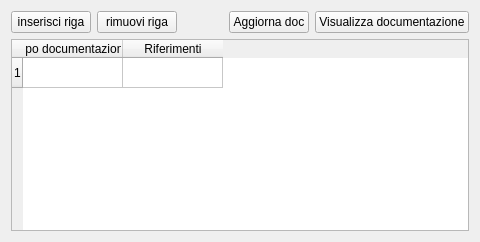
     <widget class="QWidget" name="tab_5">
      <attribute name="title">
       <string>Documentazione</string>
      </attribute>
      <layout class="QGridLayout" name="gridLayout_9">
       <item row="0" column="0">
        <layout class="QHBoxLayout" name="horizontalLayout_5">
         <item>
          <widget class="QPushButton" name="pushButton_insert_row_documentazione">
           <property name="font">
            <font>
             <pointsize>9</pointsize>
            </font>
           </property>
           <property name="text">
            <string>inserisci riga</string>
           </property>
          </widget>
         </item>
         <item>
          <widget class="QPushButton" name="pushButton_remove_row_documentazione">
           <property name="font">
            <font>
             <pointsize>9</pointsize>
            </font>
           </property>
           <property name="text">
            <string>rimuovi riga</string>
           </property>
          </widget>
         </item>
        </layout>
       </item>
       <item row="3" column="0" colspan="4">
        <widget class="QTableWidget" name="tableWidget_documentazione">
         <property name="frameShape">
          <enum>QFrame::StyledPanel</enum>
         </property>
         <property name="frameShadow">
          <enum>QFrame::Raised</enum>
         </property>
         <property name="verticalScrollBarPolicy">
          <enum>Qt::ScrollBarAsNeeded</enum>
         </property>
         <property name="horizontalScrollBarPolicy">
          <enum>Qt::ScrollBarAsNeeded</enum>
         </property>
         <property name="editTriggers">
          <set>QAbstractItemView::AnyKeyPressed|QAbstractItemView::DoubleClicked|QAbstractItemView::EditKeyPressed</set>
         </property>
         <property name="selectionMode">
          <enum>QAbstractItemView::SingleSelection</enum>
         </property>
         <property name="selectionBehavior">
          <enum>QAbstractItemView::SelectRows</enum>
         </property>
         <property name="rowCount">
          <number>1</number>
         </property>
         <property name="columnCount">
          <number>2</number>
         </property>
         <row/>
         <column>
          <property name="text">
           <string>Tipo documentazione</string>
          </property>
         </column>
         <column>
          <property name="text">
           <string>Riferimenti</string>
          </property>
         </column>
        </widget>
       </item>
       <item row="0" column="3">
        <widget class="QPushButton" name="pushButton_draw_doc">
         <property name="text">
          <string>Visualizza documentazione</string>
         </property>
        </widget>
       </item>
       <item row="0" column="1">
        <spacer name="horizontalSpacer">
         <property name="orientation">
          <enum>Qt::Horizontal</enum>
         </property>
         <property name="sizeHint" stdset="0">
          <size>
           <width>40</width>
           <height>20</height>
          </size>
         </property>
        </spacer>
       </item>
       <item row="0" column="2">
        <widget class="QPushButton" name="pushButton">
         <property name="text">
          <string>Aggiorna doc</string>
         </property>
        </widget>
       </item>
      </layout>
     </widget>
